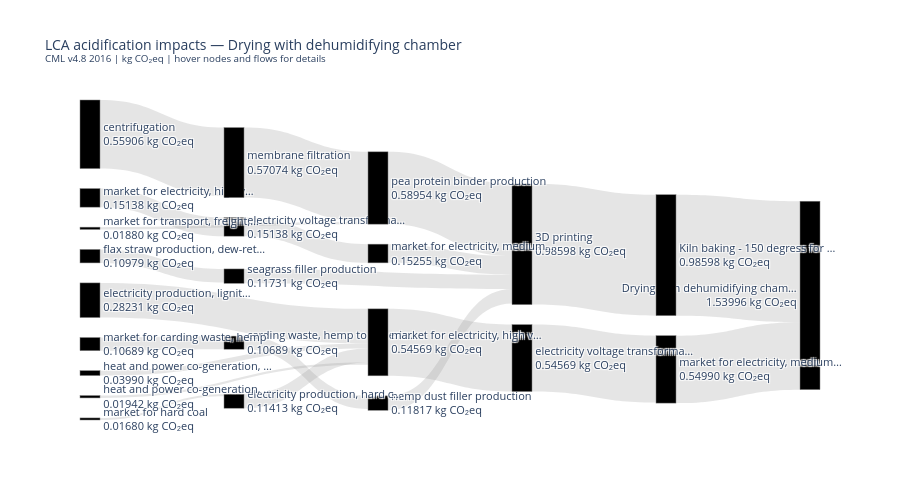

Write notebook code for a chart like this one.
### Code cell
import plotly.graph_objects as go
import pandas as pd

# --- build node and link lists for Sankey ---
labels = ca["label"].tolist()
label_to_idx = {l: i for i, l in enumerate(labels)}

# short display names (truncate long ecoinvent names)
def short_name(name, maxlen=30):
    return name if len(name) <= maxlen else name[:maxlen] + "…"

display_names = [short_name(row["name"]) + f"<br>{row['score']:.5f} kg CO₂eq"
                 for _, row in ca.iterrows()]

sources, targets, values, link_labels = [], [], [], []

for _, row in ca.iterrows():
    if row["parent"] is None:
        continue
    src = label_to_idx[row["label"]]      # child → parent (reversed)
    tgt = label_to_idx[row["parent"]]
    sources.append(src)
    targets.append(tgt)
    values.append(row["score"])
    link_labels.append(
        f"{short_name(row['name'], 25)} → "
        f"{ca.loc[ca.label==row['parent'], 'name'].values[0][:25]}<br>"
        f"{row['score']:.5f} kg CO₂eq ({row['fraction']*100:.1f}%)"
    )

fig = go.Figure(go.Sankey(
    arrangement="snap",
    node=dict(
        pad=20,
        thickness=20,
        line=dict(color="grey", width=0.5),
        label=display_names,
        color="#000000",
    ),
    link=dict(
        source=sources,
        target=targets,
        value=values,
        label=link_labels,
        color="rgba(150,150,150,0.25)",
    ),
))

fig.update_layout(
    title=dict(
        text="LCA acidification impacts — Drying with dehumidifying chamber<br>"
             "<sup>CML v4.8 2016 | kg CO₂eq | hover nodes and flows for details</sup>",
        font_size=14,
    ),
    font_size=11,
    height=500,
)

fig.show()

### Figure 1 — Plotly figure (JSON) as saved in the notebook; plotly's stock layout.template omitted (floating-point values rounded to 4 significant figures)
{"data": [{"arrangement": "snap", "link": {"color": "rgba(150,150,150,0.25)", "label": ["Kiln baking - 150 degress… → Drying with dehumidifying<br>0.98598 kg CO₂eq (64.0%)", "3D printing → Kiln baking - 150 degress<br>0.98598 kg CO₂eq (64.0%)", "market for electricity, m… → 3D printing<br>0.15255 kg CO₂eq (9.9%)", "electricity voltage trans… → market for electricity, m<br>0.15138 kg CO₂eq (9.8%)", "market for electricity, h… → electricity voltage trans<br>0.15138 kg CO₂eq (9.8%)", "hemp dust filler producti… → 3D printing<br>0.11817 kg CO₂eq (7.7%)", "carding waste, hemp to ge… → hemp dust filler producti<br>0.10689 kg CO₂eq (6.9%)", "market for carding waste,… → carding waste, hemp to ge<br>0.10689 kg CO₂eq (6.9%)", "pea protein binder produc… → 3D printing<br>0.58954 kg CO₂eq (38.3%)", "market for transport, fre… → pea protein binder produc<br>0.01880 kg CO₂eq (1.2%)", "membrane filtration → pea protein binder produc<br>0.57074 kg CO₂eq (37.1%)", "centrifugation → membrane filtration<br>0.55906 kg CO₂eq (36.3%)", "seagrass filler productio… → 3D printing<br>0.11731 kg CO₂eq (7.6%)", "flax straw production, de… → seagrass filler productio<br>0.10979 kg CO₂eq (7.1%)", "market for electricity, m… → Drying with dehumidifying<br>0.54990 kg CO₂eq (35.7%)", "electricity voltage trans… → market for electricity, m<br>0.54569 kg CO₂eq (35.4%)", "market for electricity, h… → electricity voltage trans<br>0.54569 kg CO₂eq (35.4%)", "heat and power co-generat… → market for electricity, h<br>0.03990 kg CO₂eq (2.6%)", "electricity production, l… → market for electricity, h<br>0.28231 kg CO₂eq (18.3%)", "electricity production, h… → market for electricity, h<br>0.11413 kg CO₂eq (7.4%)", "market for hard coal → electricity production, h<br>0.01680 kg CO₂eq (1.1%)", "heat and power co-generat… → market for electricity, h<br>0.01942 kg CO₂eq (1.3%)"], "source": [1, 2, 3, 4, 5, 6, 7, 8, 9, 10, 11, 12, 13, 14, 15, 16, 17, 18, 19, 20, 21, 22], "target": [0, 1, 2, 3, 4, 2, 6, 7, 2, 9, 9, 11, 2, 13, 0, 15, 16, 17, 17, 17, 20, 17], "value": [0.986, 0.986, 0.1526, 0.1514, 0.1514, 0.1182, 0.1069, 0.1069, 0.5895, 0.0188, 0.5707, 0.5591, 0.1173, 0.1098, 0.5499, 0.5457, 0.5457, 0.0399, 0.2823, 0.1141, 0.0168, 0.01942]}, "node": {"color": "#000000", "label": ["Drying with dehumidifying cham…<br>1.53996 kg CO₂eq", "Kiln baking - 150 degress for …<br>0.98598 kg CO₂eq", "3D printing<br>0.98598 kg CO₂eq", "market for electricity, medium…<br>0.15255 kg CO₂eq", "electricity voltage transforma…<br>0.15138 kg CO₂eq", "market for electricity, high v…<br>0.15138 kg CO₂eq", "hemp dust filler production<br>0.11817 kg CO₂eq", "carding waste, hemp to generic…<br>0.10689 kg CO₂eq", "market for carding waste, hemp<br>0.10689 kg CO₂eq", "pea protein binder production<br>0.58954 kg CO₂eq", "market for transport, freight,…<br>0.01880 kg CO₂eq", "membrane filtration<br>0.57074 kg CO₂eq", "centrifugation<br>0.55906 kg CO₂eq", "seagrass filler production<br>0.11731 kg CO₂eq", "flax straw production, dew-ret…<br>0.10979 kg CO₂eq", "market for electricity, medium…<br>0.54990 kg CO₂eq", "electricity voltage transforma…<br>0.54569 kg CO₂eq", "market for electricity, high v…<br>0.54569 kg CO₂eq", "heat and power co-generation, …<br>0.03990 kg CO₂eq", "electricity production, lignit…<br>0.28231 kg CO₂eq", "electricity production, hard c…<br>0.11413 kg CO₂eq", "market for hard coal<br>0.01680 kg CO₂eq", "heat and power co-generation, …<br>0.01942 kg CO₂eq"], "line": {"color": "grey", "width": 0.5}, "pad": 20, "thickness": 20}, "type": "sankey"}], "layout": {"font": {"size": 11}, "height": 500, "title": {"font": {"size": 14}, "text": "LCA acidification impacts — Drying with dehumidifying chamber<br><sup>CML v4.8 2016 | kg CO₂eq | hover nodes and flows for details</sup>"}}}
